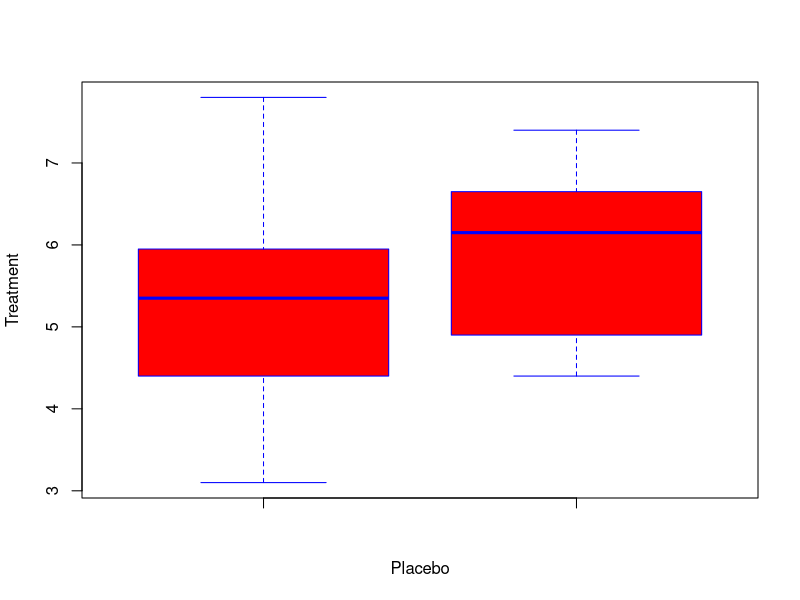

This figure's R source:
#5. In a clinical trial, the placebo and treatment groups consisting of 12 patients each were
# subjected to a test. The results are presented here:
#
# Placebo : 3.1,5.2,5.3,4.7,5.4,5.7,3.8,6.2,6.9,5.5,4.1,7.8
# Treatment : 4.9,6.9,7.1,4.9,4.5,6.1,6.4,6.2,6.3,7.4,5.4,4.4
# Create a Box-Whisker plot comparing these two data sets.


Placebo = c(3.1,5.2,5.3,4.7,5.4,5.7,3.8,6.2,6.9,5.5,4.1,7.8)
Treatment = c(4.9,6.9,7.1,4.9,4.5,6.1,6.4,6.2,6.3,7.4,5.4,4.4)

boxplot(Placebo,Treatment, range=0.0, horizontal=FALSE,outline=TRUE, border=c("blue"), col=c("red"), xlab="Placebo", ylab="Treatment")

